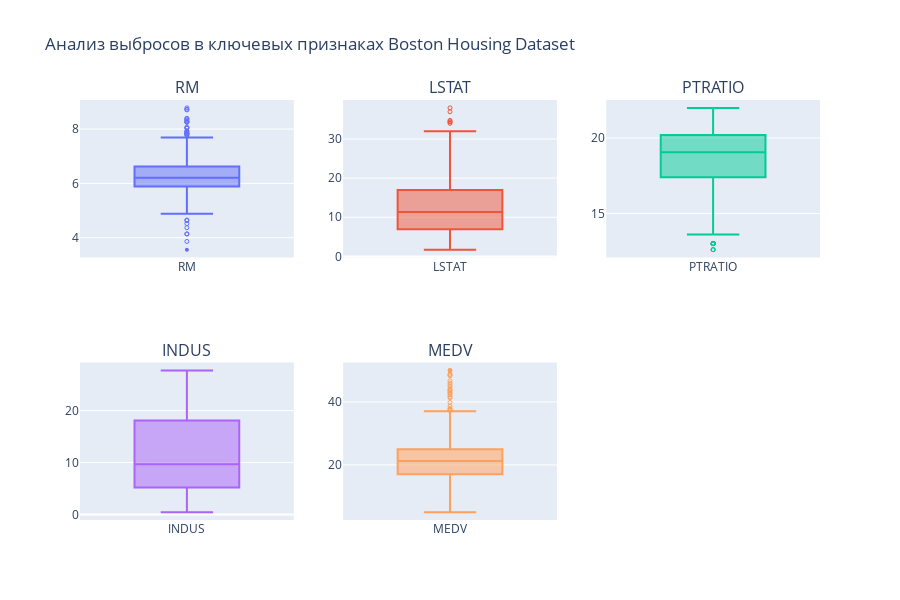

Notebook code cell kept with this figure:
### Code cell
# Анализ выбросов с помощью box plots
fig = make_subplots(rows=2, 
                    cols=3, 
                    subplot_titles=key_features + ['MEDV'])  # заголовки для каждого box plot

features_to_plot = key_features + ['MEDV']

for i, feature in enumerate(features_to_plot, 1):
    fig.add_trace(
        go.Box(
            y=df[feature],      # данные для box plot
            name=feature,       # название для легенды
            boxpoints='suspectedoutliers',  # показывать только подозрительные выбросы
            marker=dict(size=4) # размер маркеров выбросов
        ), 
        row=(i-1)//3 + 1,  # вычисление номера строки (целочисленное деление)
        col=(i-1)%3 + 1    # вычисление номера колонки (остаток от деления)
    )

fig.update_layout(
    height=600,      # высота графика
    width=900,       # ширина графика
    title_text='Анализ выбросов в ключевых признаках Boston Housing Dataset',
    showlegend=False # скрыть легенду
)
fig.show()


fig, axs = plt.subplots(ncols=7, nrows=2, figsize=(20, 10))
index = 0
axs = axs.flatten()
for k,v in df.items():
    sns.boxplot(y=k, data=df, ax=axs[index])
    index += 1
plt.tight_layout(pad=0.4, w_pad=0.5, h_pad=5.0)

### Figure 1 — Plotly figure (JSON) as saved in the notebook; plotly's stock layout.template omitted (floating-point values rounded to 4 significant figures; data arrays with more than 128 entries replaced by an {"elided": "..."} marker saying what was removed)
{"data": [{"boxpoints": "suspectedoutliers", "marker": {"size": 4}, "name": "RM", "type": "box", "xaxis": "x", "y": {"elided": "506 float values"}, "yaxis": "y"}, {"boxpoints": "suspectedoutliers", "marker": {"size": 4}, "name": "LSTAT", "type": "box", "xaxis": "x2", "y": {"elided": "506 float values"}, "yaxis": "y2"}, {"boxpoints": "suspectedoutliers", "marker": {"size": 4}, "name": "PTRATIO", "type": "box", "xaxis": "x3", "y": {"elided": "506 float values"}, "yaxis": "y3"}, {"boxpoints": "suspectedoutliers", "marker": {"size": 4}, "name": "INDUS", "type": "box", "xaxis": "x4", "y": {"elided": "506 float values"}, "yaxis": "y4"}, {"boxpoints": "suspectedoutliers", "marker": {"size": 4}, "name": "MEDV", "type": "box", "xaxis": "x5", "y": {"elided": "506 float values"}, "yaxis": "y5"}], "layout": {"annotations": [{"font": {"size": 16}, "showarrow": false, "text": "RM", "x": 0.1444, "xanchor": "center", "xref": "paper", "y": 1, "yanchor": "bottom", "yref": "paper"}, {"font": {"size": 16}, "showarrow": false, "text": "LSTAT", "x": 0.5, "xanchor": "center", "xref": "paper", "y": 1, "yanchor": "bottom", "yref": "paper"}, {"font": {"size": 16}, "showarrow": false, "text": "PTRATIO", "x": 0.8556, "xanchor": "center", "xref": "paper", "y": 1, "yanchor": "bottom", "yref": "paper"}, {"font": {"size": 16}, "showarrow": false, "text": "INDUS", "x": 0.1444, "xanchor": "center", "xref": "paper", "y": 0.375, "yanchor": "bottom", "yref": "paper"}, {"font": {"size": 16}, "showarrow": false, "text": "MEDV", "x": 0.5, "xanchor": "center", "xref": "paper", "y": 0.375, "yanchor": "bottom", "yref": "paper"}], "height": 600, "showlegend": false, "title": {"text": "Анализ выбросов в ключевых признаках Boston Housing Dataset"}, "width": 900, "xaxis": {"anchor": "y", "domain": [0, 0.2889]}, "xaxis2": {"anchor": "y2", "domain": [0.3556, 0.6444]}, "xaxis3": {"anchor": "y3", "domain": [0.7111, 1]}, "xaxis4": {"anchor": "y4", "domain": [0, 0.2889]}, "xaxis5": {"anchor": "y5", "domain": [0.3556, 0.6444]}, "xaxis6": {"anchor": "y6", "domain": [0.7111, 1]}, "yaxis": {"anchor": "x", "domain": [0.625, 1]}, "yaxis2": {"anchor": "x2", "domain": [0.625, 1]}, "yaxis3": {"anchor": "x3", "domain": [0.625, 1]}, "yaxis4": {"anchor": "x4", "domain": [0, 0.375]}, "yaxis5": {"anchor": "x5", "domain": [0, 0.375]}, "yaxis6": {"anchor": "x6", "domain": [0, 0.375]}}}
